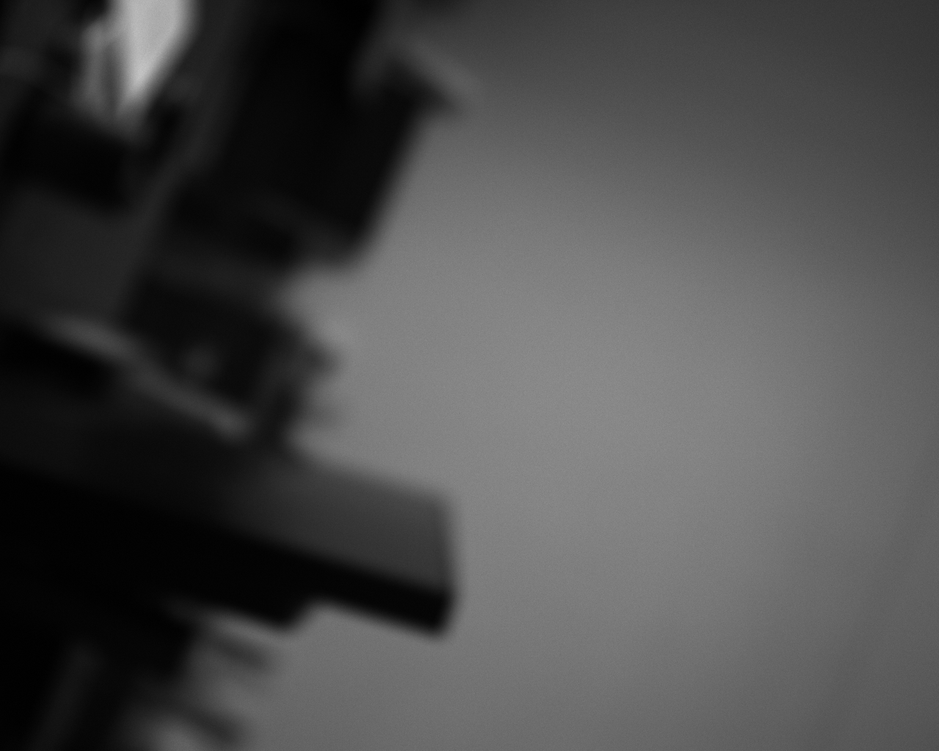
#> input picture week02-camera/day09/images/step02_exposure_1000us.png, 939 x 751 px, shrunk from 1280 x 1024 before the run
$ python test05_morphology_cleanup.py
#> lines starting #> are read from the running program, lines starting #| are printed output that depends on the picture; after the words box and inside, x2 and y2 are one past the last pixel; in counts of white or black regions, pixels touching at a corner belong together
"""
Description: 相机真实图片形态学处理
Author: Jie.Zh
Date: 2026-06-30 11:18:20
LastEditTime: 2026-06-30 14:16:52
"""

from pathlib import Path

from cv2 import findContours, getStructuringElement
from numpy import save

BASE_DIR = Path(__file__).resolve().parent
IMAGE_FILE_PATH = BASE_DIR / "images" / "step02_exposure_1000us.png"

OUTPUTS_PATH = BASE_DIR / "outputs" / "test05_morphology_cleanup"
OUTPUTS_PATH.mkdir(parents=True, exist_ok=True)
otsu_binary_path = OUTPUTS_PATH / "otsu_binary.png"
otsu_open_path = OUTPUTS_PATH / "otsu_open_5x5.png"
otsu_close_path = OUTPUTS_PATH / "otsu_close_5x5.png"
otsu_contours_path = OUTPUTS_PATH / "otsu_contours.png"
otsu_open_contours_path = OUTPUTS_PATH / "otsu_open_contours.png"
otsu_close_contours_path = OUTPUTS_PATH / "otsu_close_contours.png"

MIN_AREA = 300


# 转化为灰度图
def convert_gray_image(image):
  import cv2

  if image is None:
    raise RuntimeError("图片获取失败！")

  if image.ndim == 2:
    return image
  if image.ndim == 3:
    return cv2.cvtColor(image, cv2.COLOR_BGR2GRAY)
  raise RuntimeError(f"灰度图转化失败，当前图片维度为{image.ndim}")


# 转化otsu 二值图
def convert_otsu_binary_image(gray):
  import cv2

  return cv2.threshold(
    gray,
    0,
    255,
    cv2.THRESH_BINARY | cv2.THRESH_OTSU,
  )


# 找轮廓
def getContours(binary):
  import cv2

  contours, _ = cv2.findContours(
    binary,
    cv2.RETR_EXTERNAL,
    cv2.CHAIN_APPROX_SIMPLE,
  )
  return contours


# 绘制外接矩形
def draw_rectangle(marked, contour, color):
  import cv2

  x, y, w, h = cv2.boundingRect(contour)
  cv2.rectangle(marked, (x, y), (x + w, y + h), color, 1, cv2.LINE_AA)


# 统计 保存图片
def print_stats(image, path, contours=None, marked=None, color=None):
  import numpy as np
  import cv2

  white_pixels = np.count_nonzero(image == 255)
  white_ratio = (white_pixels / image.size) * 100

  print(f"{path.name} 图片统计：\n白色像素比例：{white_ratio:.2f}%")

  if contours is not None:
    valid_contours = []
    for contour in contours:
      area = cv2.contourArea(contour)
      if area >= MIN_AREA:
        valid_contours.append(contour)
        draw_rectangle(marked, contour, color)
    areas = sorted([cv2.contourArea(cnt) for cnt in valid_contours], reverse=True)
    max_area = areas[0] if len(valid_contours) != 0 else 0
    # 继续打印
    print(
      f"原始轮廓数量：{len(contours)} "
      f"有效轮廓数量：{len(valid_contours)} "
      f"最大有效轮廓面积：{max_area}"
    )


# 保存图片
def saved_image(path, image):
  import cv2

  saved = cv2.imwrite(str(path), image)
  if not saved:
    raise RuntimeError(f"{path.name} 保存失败")


def main():
  import cv2

  # 读取图片
  image = cv2.imread(IMAGE_FILE_PATH)
#> image is the input picture: shape (751, 939, 3); min 0, max 197, mean 74.4
  marked_contours_image = image.copy()
  marked_open_contours_image = image.copy()
  marked_close_contours_image = image.copy()
  # 灰度图
  gray = convert_gray_image(image)
  # otsu二值图
  ret, binary = convert_otsu_binary_image(gray)
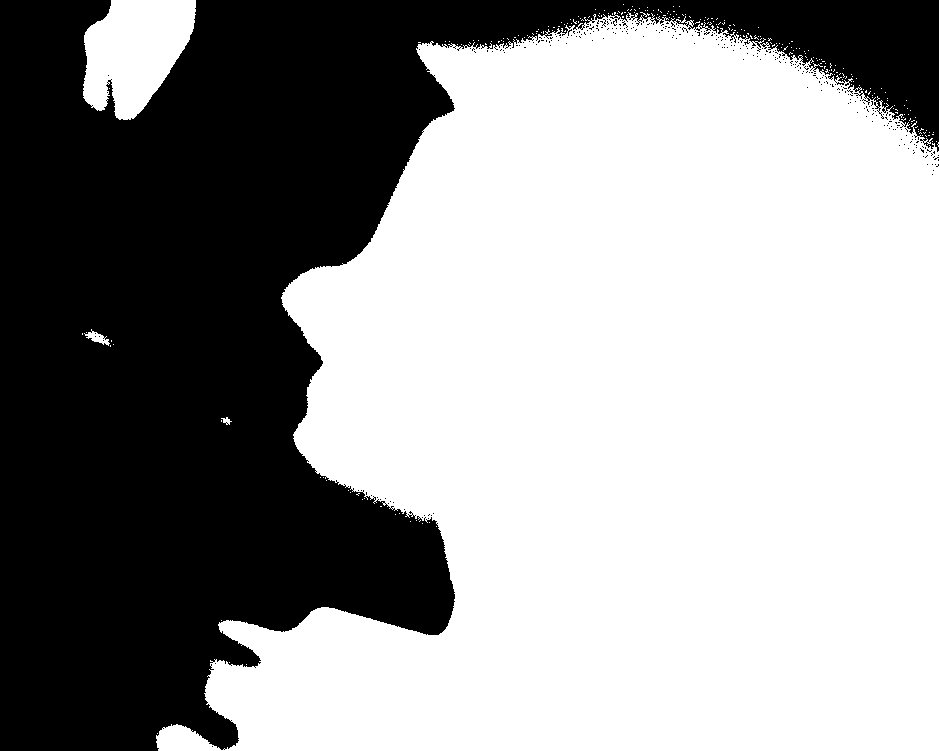
#> binary: shape (751, 939); 60.3% white; 311 black regions (310 under 20 px), largest, box (x1, y1, x2, y2) and area: (0, 0, 939, 751) 279644
#> ret = 65
  # 5x5卷积核
  kernel = getStructuringElement(cv2.MORPH_RECT, (5, 5))
  # 开运算
  opened_image = cv2.morphologyEx(
    binary,
    cv2.MORPH_OPEN,
    kernel,
  )
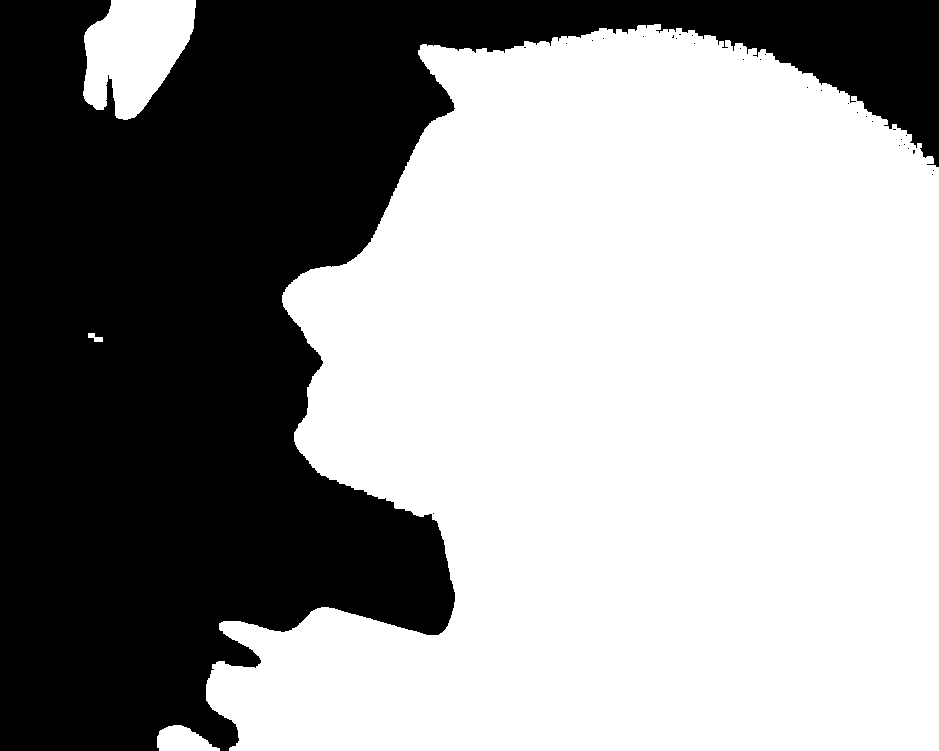
#> opened_image: shape (751, 939); 59.6% white; 31 black regions (30 under 20 px), largest, box (x1, y1, x2, y2) and area: (0, 0, 939, 751) 284860
  # 闭运算
  closed_image = cv2.morphologyEx(
    binary,
    cv2.MORPH_CLOSE,
    kernel,
  )
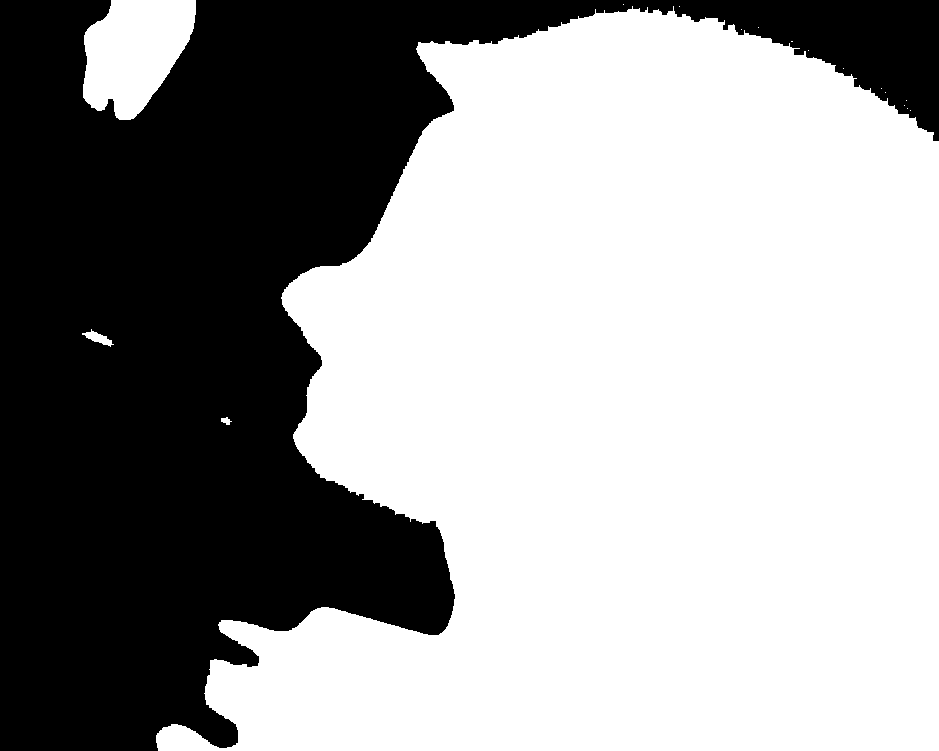
#> closed_image: shape (751, 939); 60.9% white; 1 black region
  # 找轮廓
  binary_contours = getContours(binary)
#> in getContours, `contours, _ = cv2.findContours( binary, cv2.RETR_EXTERNAL, cv2.CHAIN_A..`: contours = 243 contours, 239 with area under 20; largest, box (x1, y1, x2, y2) and area: (156, 12, 939, 751) 413700, (83, 0, 196, 120) 9333, (84, 329, 110, 346) 139, (221, 417, 232, 425) 30
#> binary_contours has the same summary as contours in getContours
  opened_contours = getContours(opened_image)
#> in getContours (call 2), `contours, _ = cv2.findContours( binary, cv2.RETR_EXTERNAL, cv2.CHAIN_A..`: contours = 4 contours; box (x1, y1, x2, y2) and area: (206, 24, 939, 751) 407985, (83, 0, 196, 120) 9250, (157, 725, 220, 751) 1044, (88, 333, 103, 342) 57
#> opened_contours has the same summary as contours in getContours
  closed_contours = getContours(closed_image)
#> in getContours (call 3), `contours, _ = cv2.findContours( binary, cv2.RETR_EXTERNAL, cv2.CHAIN_A..`: contours = 17 contours, 13 with area under 20; largest, box (x1, y1, x2, y2) and area: (156, 6, 939, 751) 417624, (83, 0, 196, 120) 9466, (82, 329, 114, 347) 186, (221, 417, 232, 425) 38
#> closed_contours has the same summary as contours in getContours
  # 打印统计信息
  # print_stats(binary, otsu_binary_path)
  # print_stats(opened_image, otsu_open_path)
  # print_stats(closed_image, otsu_close_path)
  print_stats(
    binary, otsu_binary_path, binary_contours, marked_contours_image, (0, 255, 255)
  )
#> in print_stats, `white_pixels = np.count_nonzero(image == 255)`: white_pixels = 424941
#> in print_stats, `white_ratio = (white_pixels / image.size) * 100`: white_ratio = 60.26
#| otsu_binary.png 图片统计：
#| 白色像素比例：60.26%
#> the loop in print_stats, `for contour in contours:` made 243 passes
#> area on passes 23, 29, 223: 29.5, 139, 413700.5
#> after the loop in print_stats, `for contour in contours:`: valid_contours = 2 contours; box (x1, y1, x2, y2) and area: (156, 12, 939, 751) 413700, (83, 0, 196, 120) 9333
#> in print_stats, `areas = sorted([cv2.contourArea(cnt) for cnt in valid_contours], rever..`: areas = [413700.5, 9333]
#> in print_stats, `max_area = areas[0] if len(valid_contours) != 0 else 0`: max_area = 413700.5
#| 原始轮廓数量：243 有效轮廓数量：2 最大有效轮廓面积：413700.5
  print_stats(
    opened_image,
    otsu_open_contours_path,
    opened_contours,
    marked_open_contours_image,
    (0, 255, 255),
  )
#| otsu_open_contours.png 图片统计：
#| 白色像素比例：59.60%
#> the loop in print_stats (call 2), `for contour in contours:` made 4 passes
#> (area, x in draw_rectangle, y in draw_rectangle, w in draw_rectangle, h in draw_rectangle) on passes 1, 3, 4: (1044, 157, 725, 63, 26), (407985, 206, 24, 733, 727), (9250, 83, 0, 113, 120)
#> area on pass 2: 57
#> after the loop in print_stats (call 2), `for contour in contours:`: valid_contours = 3 contours; box (x1, y1, x2, y2) and area: (206, 24, 939, 751) 407985, (83, 0, 196, 120) 9250, (157, 725, 220, 751) 1044
#| 原始轮廓数量：4 有效轮廓数量：3 最大有效轮廓面积：407985.0
  print_stats(
    closed_image,
    otsu_close_contours_path,
    closed_contours,
    marked_close_contours_image,
    (0, 255, 255),
  )
#| otsu_close_contours.png 图片统计：
#| 白色像素比例：60.88%
#> after the loop in print_stats (call 3), `for contour in contours:`: valid_contours = 2 contours; box (x1, y1, x2, y2) and area: (156, 6, 939, 751) 417624, (83, 0, 196, 120) 9466
#| 原始轮廓数量：17 有效轮廓数量：2 最大有效轮廓面积：417624.0

  # 保存图片
  saved_image(otsu_binary_path, binary)
  saved_image(otsu_open_path, opened_image)
  saved_image(otsu_close_path, closed_image)
  saved_image(otsu_contours_path, marked_contours_image)
  saved_image(otsu_open_contours_path, marked_open_contours_image)
  saved_image(otsu_close_contours_path, marked_close_contours_image)


if (__name__) == "__main__":
  main()
